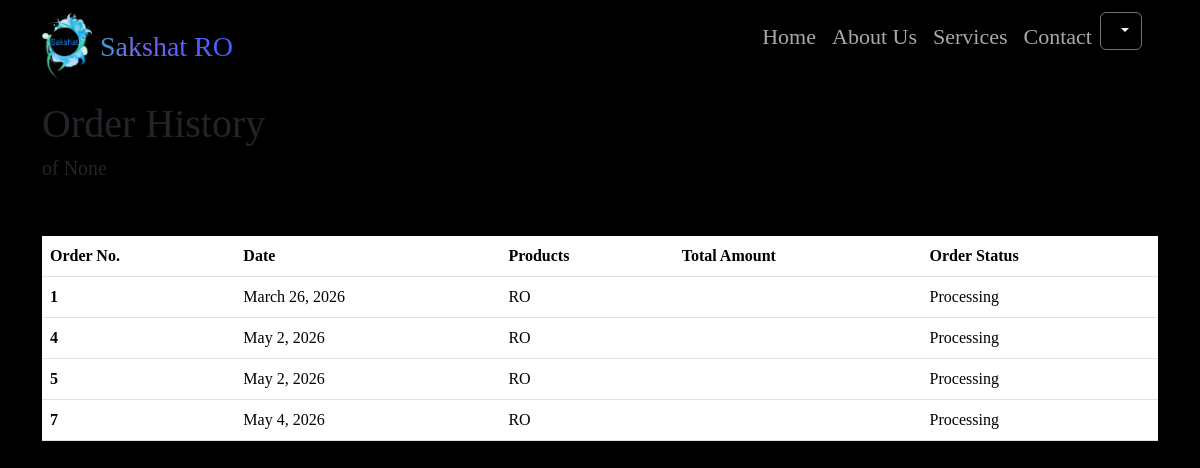
Before: /order_history (signed in) with the older database file.
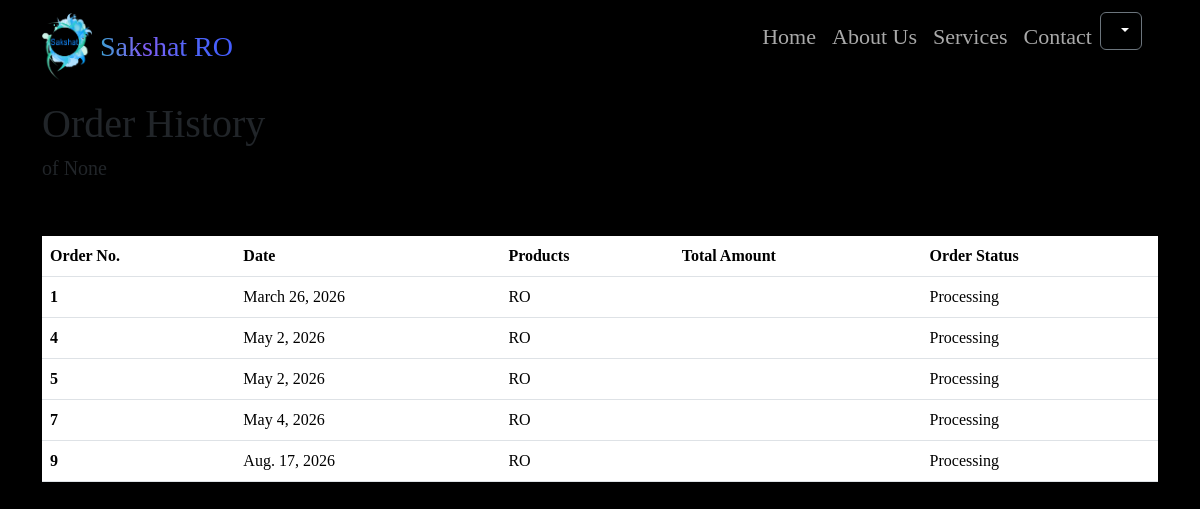
After: the same page with the newer database file.
### sakshatro/models.py (models this page shows, shortened)
class User(AbstractUser):
    username = models.CharField(max_length=150, unique=True)
    name = models.CharField(max_length=64, null=True)
    Address= models.CharField(max_length=500, default="")
    city = models.CharField(max_length=32, default="")
    state = models.CharField(max_length=64, default="")
    zip_code = models.CharField(max_length=10,default="")
    contact_number = models.CharField( max_length=11, null=True)

class Order(models.Model):
    STATUS_CHOICES = [
        ('P', 'Processing'),
        ('OD', 'Out for Delivery'),
        ('D', 'Delivered')
    ]
    status = models.CharField(max_length=2, default='P', choices=STATUS_CHOICES)
    user = models.ForeignKey(User, related_name="user_order", blank=True, on_delete=models.CASCADE)
    products = models.ManyToManyField(Items, related_name="order_products", blank=True)
    date = models.DateField(null=True)
    amount = models.FloatField(blank=True, null=True)

class Items(models.Model):
    user = models.ManyToManyField(User, related_name="person", blank=True)
    name = models.CharField(max_length=64)
    price = models.IntegerField()
    image = models.ImageField(upload_to='products/', null=True)
    features = models.ManyToManyField(Feature, related_name="points")

### sakshatro/views.py (the view)
# urls.py: path("order_history", views.Order_History, name="Order_History"),
@login_required
def Order_History(request):
    orders = Order.objects.filter(user=request.user)
    return render(request, "sakshatro/history.html",{
        "orders":orders,
        "user": request.user,
    })

### sakshatro/templates/sakshatro/history.html
{% extends 'sakshatro/index.html' %}
{% block login %}
<div class="container">
    <h1 style=" font-family: Cinzel Decorative;">Order History</h1>
    <h5 style="font-family: Cinzel Decorative;">of {{ user.name }} </h5>
    <br><br>
    <table class="table table-hover">
  <thead>
    <tr>
      <th scope="col">Order No.</th>
      <th scope="col">Date</th>
      <th scope="col">Products</th>
      <th scope="col">Total Amount</th>
      <th scope="col">Order Status</th>
    </tr>
  </thead>
  <tbody>
    {% for order in orders %}
    <tr>
      <th scope="row">{{ order.id }}</th>
      <td>{{ order.date }}</td>
      {% for product in order.products.all %}
      <td>{{ product.name }}</td>
      {% endfor %}
      <td>{{ amount }}</td>
      <td> {{ order.get_status_display }} </td>
    </tr>
   {% endfor %}
  </tbody>
</table>
</div>
{% endblock %}

### sakshatro/templates/sakshatro/index.html (shortened to what this page needs)
    {% load static %}
    <!DOCTYPE html>
    <html lang="en">
    <head>
        <link href="https://cdn.jsdelivr.net/npm/bootstrap@5.3.3/dist/css/bootstrap.min.css" rel="stylesheet">
    </head>
    <body>
    <header>
        <nav class="navbar navbar-expand-lg">
            <div class="container">
                <a class="navbar-brand d-flex align-items-center" href="{% url 'index' %}">
                    <img src="{% static 'sakshatro/sakshat_logo.png' %}" width="50" class="me-2" alt="Logo">
                    <h3 class="gradient-text mb-0">Sakshat RO</h3>
                </a>
                <div class="collapse navbar-collapse justify-content-end" id="navbarNav">
                    <ul id="ak" class="navbar-nav">
                        <li class="nav-item"><a class="nav-link" href="{% url 'index' %}">Home</a></li>
                        <li class="nav-item"><a class="nav-link" href="#about">About Us</a></li>
                        <li class="nav-item"><a class="nav-link" href="#services">Services</a></li>
                        <li class="nav-item"><a class="nav-link" href="#contact">Contact</a></li>
                        {% if user.is_authenticated %}
                    <li><div class="dropdown">
                        <button style="background-color: black;" class="btn btn-secondary dropdown-toggle" type="button" data-bs-toggle="dropdown" aria-expanded="false">
                        </button>
                        <ul class="dropdown-menu">
                            <li class="nav-item"><a class="nav-link" href="{% url 'cart' %}">
                        </ul>
                        </div>
                    </li>
                    {% else %}
                    <li class="nav-item"><a class="nav-link" href="{% url 'login' %}">Log In</a></li>
                    {% endif %}
                    </ul>
                </div>
            </div>
        </nav>
    </header>
    {% block login %}{% endblock %}
    </body>
    </html>

### sakshatro/templates/sakshatro/index.html (style rules this page uses)
body { overflow-x: hidden; font-family: 'Garamond', serif; padding-top: 100px; background-color: black; text-decoration-color: white; }
header { backdrop-filter: blur(10px); background: rgba(0, 0, 0, 0.7); position: fixed; top: 0; width: 100%; z-index: 1000; color: white; }
.gradient-text { background: linear-gradient(to right, #3d9ed2, #805df4, #4f66f8, #435cff); -webkit-background-clip: text; -webkit-text-fill-color: transparent; font-family: 'Elephant', serif; }
.navbar .nav-link { color: #a9a9a9 !important; transition: color 0.2s ease; }
#ak { font-size: 22px; }

Changed rows visible on the page:
added Order: id "9", date "Aug. 17, 2026", status "Processing", Items (name "RO")
